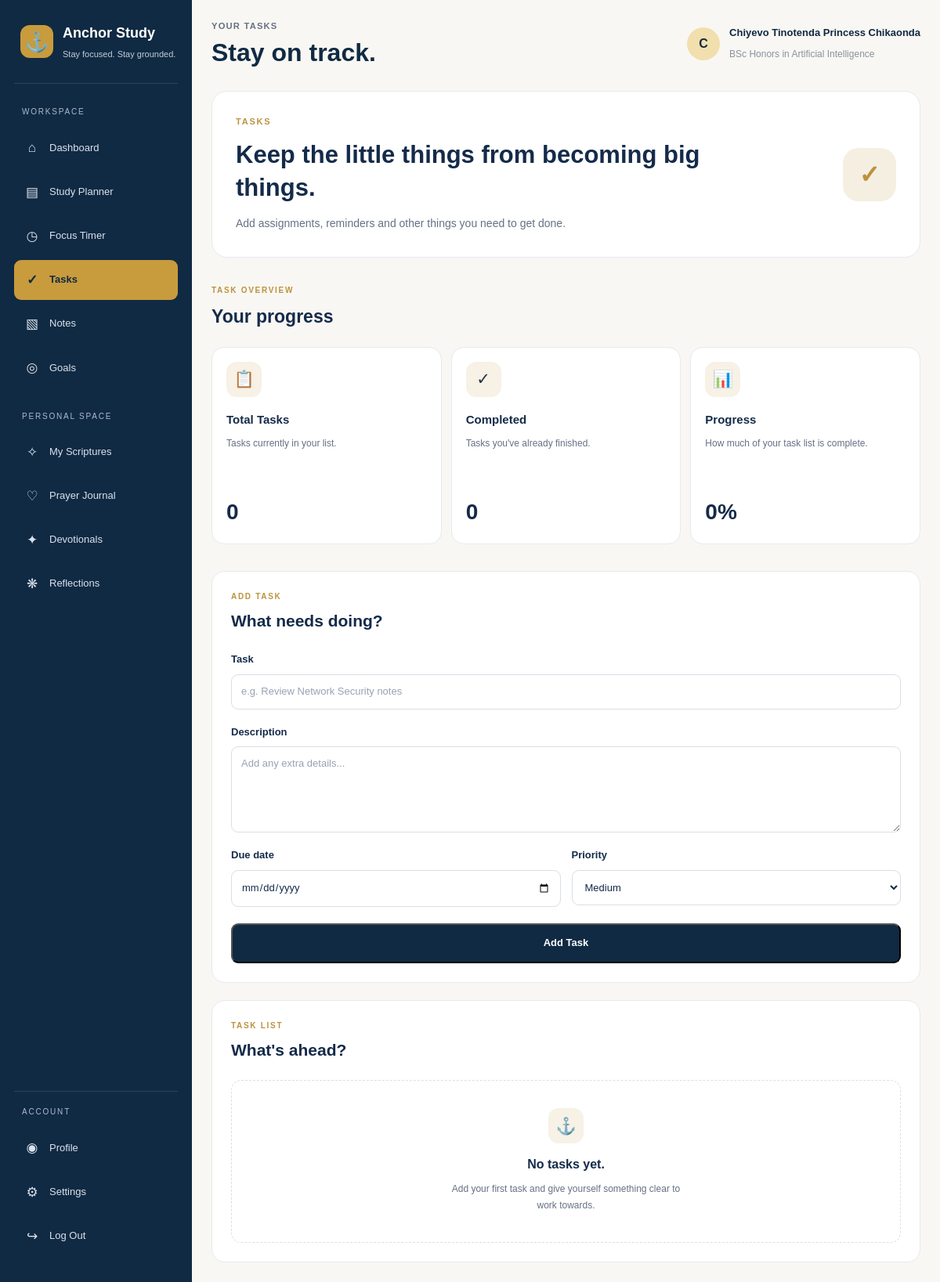
The page /tasks (signed in) on the database its author committed.
### models.py (models this page shows)
class User(db.Model):
    id = db.Column(db.Integer, primary_key=True)
    full_name = db.Column(db.String(100), nullable=False)
    email = db.Column(db.String(120), unique=True, nullable=False)
    university = db.Column(db.String(150), nullable=False)
    course = db.Column(db.String(150), nullable=False)
    year_of_study = db.Column(db.Integer, nullable=False)
    password_hash = db.Column(db.String(255), nullable=False)
    created_at = db.Column(db.DateTime, default=datetime.utcnow)
    subjects = db.relationship(
        "Subject",
        backref="user",
        lazy=True,
        cascade="all, delete-orphan"
    )
    study_plans = db.relationship(
        "StudyPlan",
        backref="user",
        lazy=True,
        cascade="all, delete-orphan"
    )
    tasks = db.relationship(
        "Task",
        backref="user",
        lazy=True,
        cascade="all, delete-orphan"
    )
    notes = db.relationship(
        "Note",
        backref="user",
        lazy=True,
        cascade="all, delete-orphan"
    )
    goals = db.relationship(
        "Goal",
        backref="user",
        lazy=True,
        cascade="all, delete-orphan"
    )
    scriptures = db.relationship(
        "Scripture",
        backref="user",
        lazy=True,
        cascade="all, delete-orphan"
    )
    prayer_entries = db.relationship(
        "PrayerEntry",
        backref="user",
        lazy=True,
        cascade="all, delete-orphan"
    )
    reflections = db.relationship(
        "Reflection",
        backref="user",
        lazy=True,
        cascade="all, delete-orphan"
)
    theme = db.Column(
    db.String(30),
    nullable=False,
    default="anchor_classic",
    server_default="anchor_classic"
)
    doodle_style = db.Column(
    db.String(20),
    nullable=False,
    default="off",
    server_default="off"
)

### app.py (the view, shortened to what this page needs)
@app.route("/tasks", methods=["GET", "POST"])
def tasks():
    if "user_id" not in session:
        return redirect(url_for("login"))
    user = db.session.get(User, session["user_id"])
    if not user:
        session.clear()
        return redirect(url_for("login"))
    task_list = Task.query.filter_by(
        user_id=user.id
    ).order_by(
        Task.completed.asc(),
        Task.due_date.asc(),
        Task.created_at.desc()
    ).all()
    completed_tasks = sum(
        1 for task in task_list if task.completed
    )
    total_tasks = len(task_list)
    task_progress = (
        round((completed_tasks / total_tasks) * 100)
        if total_tasks > 0
        else 0
    )
    return render_template(
        "tasks.html",
        user=user,
        tasks=task_list,
        total_tasks=total_tasks,
        completed_tasks=completed_tasks,
        task_progress=task_progress
    )

### templates/tasks.html (shortened to what this page needs)
<!DOCTYPE html>
<html lang="en" data-theme="{{ user.theme or 'anchor_classic' }}" data-doodles="{{ user.doodle_style or 'off' }}">
<head>
    <link rel="stylesheet" href="{{ url_for('static', filename='css/style.css') }}">
</head>
<body>
<div class="app-layout">
    <aside class="sidebar" id="sidebar" aria-label="Main navigation">
        <div class="sidebar-brand">
            <a href="{{ url_for('dashboard') }}">
                <span class="brand-mark">⚓</span>
                <span class="brand-copy">
                    <span class="brand-name">Anchor Study</span>
                    <span class="brand-caption">Stay focused. Stay grounded.</span>
                </span>
            </a>
        </div>
        <nav class="sidebar-nav">
            <div class="nav-label">Workspace</div>
            <a href="{{ url_for('dashboard') }}" class="sidebar-link">
                <span>⌂</span>
                <span>Dashboard</span>
            </a>
            <a href="{{ url_for('study') }}#subjects" class="sidebar-link">
                <span>▤</span>
                <span>Study Planner</span>
            </a>
            <a href="{{ url_for('timer') }}" class="sidebar-link">
                <span>◷</span>
                <span>Focus Timer</span>
            </a>
            <a href="{{ url_for('tasks') }}" class="sidebar-link active" aria-current="page">
                <span>✓</span>
                <span>Tasks</span>
            </a>
            <a href="{{ url_for('notes') }}" class="sidebar-link">
                <span>▧</span>
                <span>Notes</span>
            </a>
            <a href="{{ url_for('goals') }}" class="sidebar-link">
                <span>◎</span>
                <span>Goals</span>
            </a>
            <div class="nav-label">Personal Space</div>
            <a href="{{ url_for('scripture') }}" class="sidebar-link">
                <span>✧</span>
                <span>My Scriptures</span>
            </a>
            <a href="{{ url_for('prayer_journal') }}" class="sidebar-link">
                <span>♡</span>
                <span>Prayer Journal</span>
            </a>
            <a href="{{ url_for('devotionals') }}" class="sidebar-link">
                <span>✦</span>
                <span>Devotionals</span>
            </a>
            <a href="{{ url_for('reflections') }}" class="sidebar-link">
                <span>❋</span>
                <span>Reflections</span>
            </a>
        </nav>
        <div class="sidebar-bottom">
            <div class="nav-label">Account</div>
            <a href="{{ url_for('profile') }}" class="sidebar-link">
                <span>◉</span>
                <span>Profile</span>
            </a>
            <a href="{{ url_for('settings') }}" class="sidebar-link">
                <span>⚙</span>
                <span>Settings</span>
            </a>
            <a href="{{ url_for('logout') }}" class="sidebar-link logout-link">
                <span>↪</span>
                <span>Log Out</span>
            </a>
        </div>
    </aside>
    <main class="tasks-main">
        <header class="dashboard-topbar">
            <div>
                <p class="dashboard-greeting">YOUR TASKS</p>
                <h1>Stay on track.</h1>
            </div>
            <a href="{{ url_for('profile') }}" class="dashboard-user">
                <div class="user-avatar">
                    {{ user.full_name[0].upper() }}
                </div>
                <div>
                    <strong>{{ user.full_name }}</strong>
                    <span>{{ user.course }}</span>
                </div>
            </a>
        </header>
        <section class="dashboard-intro">
            <div>
                <p class="eyebrow">TASKS</p>
                <h2>Keep the little things from becoming big things.</h2>
                <p>
                    Add assignments, reminders and other things you need
                    to get done.
                </p>
            </div>
            <div class="dashboard-anchor" aria-hidden="true">✓</div>
        </section>
        <section class="dashboard-section">
            <div class="dashboard-section-heading">
                <p class="eyebrow">TASK OVERVIEW</p>
                <h2>Your progress</h2>
            </div>
            <div class="dashboard-grid">
                <article class="dashboard-card">
                    <div class="card-icon" aria-hidden="true">📋</div>
                    <h3>Total Tasks</h3>
                    <p>Tasks currently in your list.</p>
                    <strong class="card-status">{{ total_tasks }}</strong>
                </article>
                <article class="dashboard-card">
                    <div class="card-icon" aria-hidden="true">✓</div>
                    <h3>Completed</h3>
                    <p>Tasks you've already finished.</p>
                    <strong class="card-status">{{ completed_tasks }}</strong>
                </article>
                <article class="dashboard-card">
                    <div class="card-icon" aria-hidden="true">📊</div>
                    <h3>Progress</h3>
                    <p>How much of your task list is complete.</p>
                    <strong class="card-status">{{ task_progress }}%</strong>
                </article>
            </div>
        </section>
        <section class="dashboard-bottom-grid">
            <article class="dashboard-panel">
                <div class="panel-heading">
                    <div>
                        <p class="eyebrow">ADD TASK</p>
                        <h2>What needs doing?</h2>
                    </div>
                </div>
                <form method="POST" class="task-form">
                    <div class="form-group">
                        <label for="title">Task</label>
                        <input
                            type="text"
                            id="title"
                            name="title"
                            placeholder="e.g. Review Network Security notes"
                            maxlength="200"
                            required
                        >
                    </div>
                    <div class="form-group">
                        <label for="description">Description</label>
                        <textarea
                            id="description"
                            name="description"
                            rows="4"
                            placeholder="Add any extra details..."
                        ></textarea>
                    </div>
                    <div class="task-form-row">
                        <div class="form-group">
                            <label for="due_date">Due date</label>
                            <input
                                type="date"
                                id="due_date"
                                name="due_date"
                            >
                        </div>
                        <div class="form-group">
                            <label for="priority">Priority</label>
                            <select id="priority" name="priority">
                                <option value="Medium" selected>Medium</option>
                            </select>
                        </div>
                    </div>
                    <button type="submit" class="primary-button">
                        Add Task
                    </button>
                </form>
            </article>
            <article class="dashboard-panel">
                <div class="panel-heading">
                    <div>
                        <p class="eyebrow">TASK LIST</p>
                        <h2>What's ahead?</h2>
                    </div>
                </div>
                <div class="task-list">
                    {% if tasks %}
                        {% for task in tasks %}
                            <article class="task-item {% if task.completed %}task-completed{% endif %}">
                                <div class="task-main">
                                    <form
                                        method="POST"
                                        action="{{ url_for('complete_task', task_id=task.id) }}"
                                    >
                                        <button
                                            type="submit"
                                            class="task-check"
                                            aria-label="{% if task.completed %}Mark {{ task.title }} as incomplete{% else %}Mark {{ task.title }} complete{% endif %}"
                                            title="{% if task.completed %}Mark incomplete{% else %}Mark complete{% endif %}"
                                        >
                                            {% if task.completed %}✓{% else %}○{% endif %}
                                        </button>
                                    </form>
                                    <div class="task-content">
                                        <h3>{{ task.title }}</h3>
                                        {% if task.description %}
                                            <p>{{ task.description }}</p>
                                        {% endif %}
                                        <div class="task-meta">
                                            {% if task.due_date %}
                                                <span>
                                                    📅 {{ task.due_date.strftime('%d %b %Y') }}
                                                </span>
                                            {% endif %}
                                            <span class="priority-{{ task.priority|lower }}">
                                                {{ task.priority }}
                                            </span>
                                            {% if task.completed %}
                                                <span>Completed</span>
                                            {% endif %}
                                        </div>
                                    </div>
                                </div>
                                <form
                                    method="POST"
                                    action="{{ url_for('delete_task', task_id=task.id) }}"
                                    onsubmit="return confirm('Are you sure you want to delete this task?');"
                                >
                                    <button
                                        type="submit"
                                        class="task-delete"
                                        aria-label="Delete {{ task.title }}"
                                        title="Delete task"
                                    >
                                        ×
                                    </button>
                                </form>
                            </article>
                        {% endfor %}
                    {% else %}
                        <div class="empty-state">
                            <div class="card-icon" aria-hidden="true">⚓</div>
                            <h3>No tasks yet.</h3>
                            <p>
                                Add your first task and give yourself
                                something clear to work towards.
                            </p>
                        </div>
                    {% endif %}
                </div>
            </article>
        </section>
    </main>
</div>
</body>
</html>

### rows shown on the page
User: full_name "C", full_name "Chiyevo Tinotenda Princess Chikaonda", course "BSc Honors in Artificial Intelligence"

### other values the page prints
{{ total_tasks }} "0"
{{ completed_tasks }} "0"
{{ task_progress }} "0"
